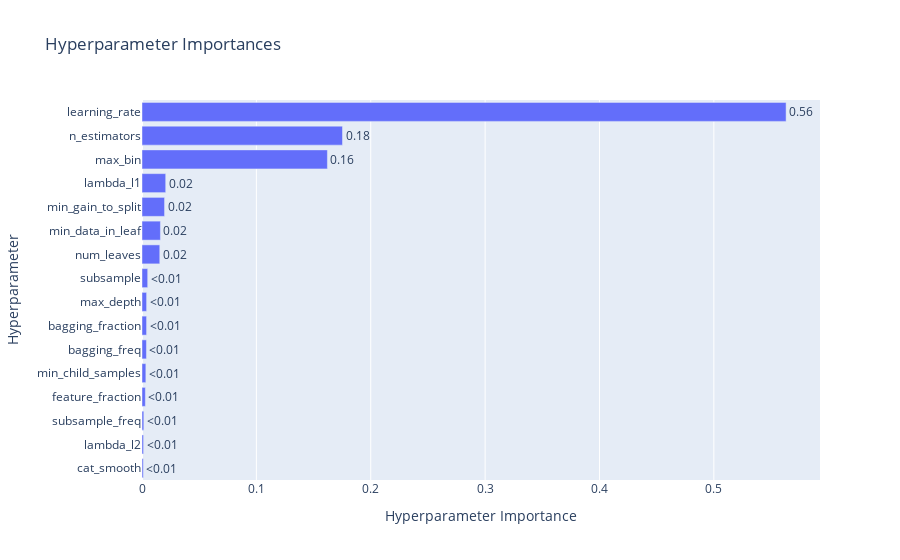

The notebook cell saved with this chart:
### Code cell
# Plot the feature importance
fig, ax = plt.subplots(figsize=(12, 8))
lgb.plot_importance(model, ax=ax)
plt.show()

# plot hyperparameter importance
optuna.visualization.plot_param_importances(study).show()

### Figure 1 — Plotly figure (JSON) as saved in the notebook; plotly's stock layout.template omitted (floating-point values rounded to 4 significant figures)
{"data": [{"cliponaxis": false, "hovertemplate": ["cat_smooth (IntDistribution): 0.0011489238136595204<extra></extra>", "lambda_l2 (FloatDistribution): 0.0013763156569981038<extra></extra>", "subsample_freq (IntDistribution): 0.0015891410566031571<extra></extra>", "feature_fraction (FloatDistribution): 0.0029248237814535174<extra></extra>", "min_child_samples (IntDistribution): 0.003362591490089748<extra></extra>", "bagging_freq (IntDistribution): 0.0038805800256136594<extra></extra>", "bagging_fraction (FloatDistribution): 0.003997781014294514<extra></extra>", "max_depth (IntDistribution): 0.004032418359447718<extra></extra>", "subsample (FloatDistribution): 0.004971225843570924<extra></extra>", "num_leaves (IntDistribution): 0.015539964803516701<extra></extra>", "min_data_in_leaf (IntDistribution): 0.01611407523187853<extra></extra>", "min_gain_to_split (IntDistribution): 0.019729873245787156<extra></extra>", "lambda_l1 (FloatDistribution): 0.02073356923556204<extra></extra>", "max_bin (IntDistribution): 0.1621163366157955<extra></extra>", "n_estimators (IntDistribution): 0.17530712261835638<extra></extra>", "learning_rate (FloatDistribution): 0.5631752572073729<extra></extra>"], "name": "Objective Value", "orientation": "h", "text": ["<0.01", "<0.01", "<0.01", "<0.01", "<0.01", "<0.01", "<0.01", "<0.01", "<0.01", "0.02", "0.02", "0.02", "0.02", "0.16", "0.18", "0.56"], "textposition": "outside", "type": "bar", "x": [0.001149, 0.001376, 0.001589, 0.002925, 0.003363, 0.003881, 0.003998, 0.004032, 0.004971, 0.01554, 0.01611, 0.01973, 0.02073, 0.1621, 0.1753, 0.5632], "y": ["cat_smooth", "lambda_l2", "subsample_freq", "feature_fraction", "min_child_samples", "bagging_freq", "bagging_fraction", "max_depth", "subsample", "num_leaves", "min_data_in_leaf", "min_gain_to_split", "lambda_l1", "max_bin", "n_estimators", "learning_rate"]}], "layout": {"title": {"text": "Hyperparameter Importances"}, "xaxis": {"title": {"text": "Hyperparameter Importance"}}, "yaxis": {"title": {"text": "Hyperparameter"}}}}
